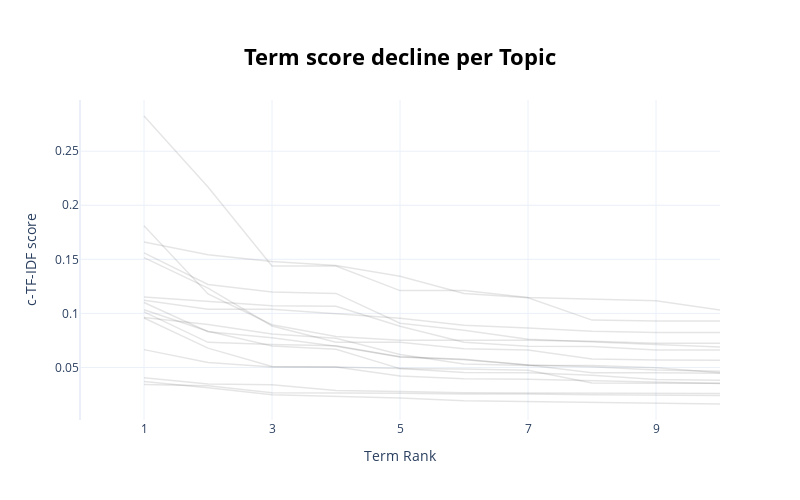

The code cell stored with this chart in its notebook:
### Code cell
topic_model.visualize_term_rank()

### Figure 1 — Plotly figure (JSON) as saved in the notebook; plotly's stock layout.template omitted (floating-point values rounded to 4 significant figures)
{"data": [{"hovertext": "<b>Topic -1</b>:entry_gene_cell_protein_receptor_s", "line": {"color": "black", "width": 1.5}, "mode": "lines+lines", "name": "", "opacity": 0.1, "type": "scatter", "x": [1, 2, 3, 4, 5, 6, 7, 8, 9, 10], "y": [0.03706, 0.03131, 0.02485, 0.02359, 0.02166, 0.01922, 0.01848, 0.01725, 0.01651, 0.0162]}, {"hovertext": "<b>Topic 0</b>:pik_pi_ptpases_kinase_phosphatidyli", "line": {"color": "black", "width": 1.5}, "mode": "lines+lines", "name": "", "opacity": 0.1, "type": "scatter", "x": [1, 2, 3, 4, 5, 6, 7, 8, 9, 10], "y": [0.06649, 0.05452, 0.05051, 0.05044, 0.04902, 0.04525, 0.04511, 0.04282, 0.03891, 0.03822]}, {"hovertext": "<b>Topic 1</b>:ercc_repair_recql_entry_dna_excisio", "line": {"color": "black", "width": 1.5}, "mode": "lines+lines", "name": "", "opacity": 0.1, "type": "scatter", "x": [1, 2, 3, 4, 5, 6, 7, 8, 9, 10], "y": [0.1101, 0.08303, 0.07746, 0.06954, 0.05964, 0.05711, 0.05216, 0.04516, 0.04516, 0.04465]}, {"hovertext": "<b>Topic 2</b>:receptor_hgf_kinase_entry_tyrosine_", "line": {"color": "black", "width": 1.5}, "mode": "lines+lines", "name": "", "opacity": 0.1, "type": "scatter", "x": [1, 2, 3, 4, 5, 6, 7, 8, 9, 10], "y": [0.03415, 0.03318, 0.02669, 0.02667, 0.02605, 0.02553, 0.02553, 0.02474, 0.02437, 0.0241]}, {"hovertext": "<b>Topic 3</b>:histone_methylation_methyltransfera", "line": {"color": "black", "width": 1.5}, "mode": "lines+lines", "name": "", "opacity": 0.1, "type": "scatter", "x": [1, 2, 3, 4, 5, 6, 7, 8, 9, 10], "y": [0.1515, 0.1233, 0.08833, 0.07323, 0.07323, 0.0673, 0.06625, 0.0578, 0.05682, 0.05677]}, {"hovertext": "<b>Topic 4</b>:card_entry_dna_cdkn_protein_cycle_k", "line": {"color": "black", "width": 1.5}, "mode": "lines+lines", "name": "", "opacity": 0.1, "type": "scatter", "x": [1, 2, 3, 4, 5, 6, 7, 8, 9, 10], "y": [0.1014, 0.0732, 0.07129, 0.07017, 0.05998, 0.05757, 0.05219, 0.05056, 0.04765, 0.04654]}, {"hovertext": "<b>Topic 5</b>:lats_gene_amino_sequence_mouse_ptc_", "line": {"color": "black", "width": 1.5}, "mode": "lines+lines", "name": "", "opacity": 0.1, "type": "scatter", "x": [1, 2, 3, 4, 5, 6, 7, 8, 9, 10], "y": [0.04037, 0.03458, 0.03411, 0.02859, 0.02782, 0.02672, 0.02639, 0.02616, 0.02609, 0.02593]}, {"hovertext": "<b>Topic 6</b>:remodeling_swi_dicer_chromatin_snf_", "line": {"color": "black", "width": 1.5}, "mode": "lines+lines", "name": "", "opacity": 0.1, "type": "scatter", "x": [1, 2, 3, 4, 5, 6, 7, 8, 9, 10], "y": [0.1121, 0.1038, 0.1038, 0.09977, 0.09553, 0.08896, 0.08658, 0.08341, 0.08229, 0.08229]}, {"hovertext": "<b>Topic 7</b>:ras_virus_sarcoma_transforming_nras", "line": {"color": "black", "width": 1.5}, "mode": "lines+lines", "name": "", "opacity": 0.1, "type": "scatter", "x": [1, 2, 3, 4, 5, 6, 7, 8, 9, 10], "y": [0.09617, 0.08966, 0.08084, 0.07693, 0.06203, 0.05321, 0.05191, 0.05191, 0.04963, 0.04512]}, {"hovertext": "<b>Topic 8</b>:entry_notch_growth_factor_receptors", "line": {"color": "black", "width": 1.5}, "mode": "lines+lines", "name": "", "opacity": 0.1, "type": "scatter", "x": [1, 2, 3, 4, 5, 6, 7, 8, 9, 10], "y": [0.1152, 0.1111, 0.107, 0.1066, 0.08804, 0.07323, 0.0697, 0.06929, 0.06625, 0.06625]}, {"hovertext": "<b>Topic 9</b>:pms_crm_yeast_human_setbp_homology_", "line": {"color": "black", "width": 1.5}, "mode": "lines+lines", "name": "", "opacity": 0.1, "type": "scatter", "x": [1, 2, 3, 4, 5, 6, 7, 8, 9, 10], "y": [0.1033, 0.08344, 0.0699, 0.06681, 0.04894, 0.04861, 0.04736, 0.03552, 0.03546, 0.03546]}, {"hovertext": "<b>Topic 10</b>:ntrk_jak_neurotrophic_family_backg", "line": {"color": "black", "width": 1.5}, "mode": "lines+lines", "name": "", "opacity": 0.1, "type": "scatter", "x": [1, 2, 3, 4, 5, 6, 7, 8, 9, 10], "y": [0.2826, 0.2168, 0.1438, 0.1437, 0.1211, 0.1211, 0.1148, 0.1131, 0.1116, 0.1032]}, {"hovertext": "<b>Topic 11</b>:ubiquitin_ligase_tnf_degradation_m", "line": {"color": "black", "width": 1.5}, "mode": "lines+lines", "name": "", "opacity": 0.1, "type": "scatter", "x": [1, 2, 3, 4, 5, 6, 7, 8, 9, 10], "y": [0.181, 0.118, 0.08946, 0.07868, 0.07522, 0.07522, 0.07522, 0.07418, 0.07239, 0.07239]}, {"hovertext": "<b>Topic 12</b>:brca_brip_checkpoint_helicase_stab", "line": {"color": "black", "width": 1.5}, "mode": "lines+lines", "name": "", "opacity": 0.1, "type": "scatter", "x": [1, 2, 3, 4, 5, 6, 7, 8, 9, 10], "y": [0.156, 0.1267, 0.1199, 0.1185, 0.09088, 0.08447, 0.07616, 0.07354, 0.07112, 0.06903]}, {"hovertext": "<b>Topic 13</b>:brca_raf_sequence_cdna_amino_kb_br", "line": {"color": "black", "width": 1.5}, "mode": "lines+lines", "name": "", "opacity": 0.1, "type": "scatter", "x": [1, 2, 3, 4, 5, 6, 7, 8, 9, 10], "y": [0.09571, 0.06783, 0.05085, 0.05032, 0.04207, 0.03945, 0.03907, 0.03772, 0.03637, 0.0352]}, {"hovertext": "<b>Topic 14</b>:wt_formation_finger_zinc_repressor", "line": {"color": "black", "width": 1.5}, "mode": "lines+lines", "name": "", "opacity": 0.1, "type": "scatter", "x": [1, 2, 3, 4, 5, 6, 7, 8, 9, 10], "y": [0.1659, 0.1542, 0.148, 0.1442, 0.1343, 0.1183, 0.1145, 0.09381, 0.093, 0.093]}], "layout": {"height": 500, "hoverlabel": {"bgcolor": "white", "font": {"family": "Rockwell", "size": 16}}, "showlegend": false, "title": {"font": {"color": "Black", "size": 22}, "text": "<b>Term score decline per Topic</b>", "x": 0.5, "xanchor": "center", "y": 0.9, "yanchor": "top"}, "width": 800, "xaxis": {"dtick": 2, "range": [0, 10], "tick0": 1, "title": {"text": "Term Rank"}}, "yaxis": {"title": {"text": "c-TF-IDF score"}}}}
